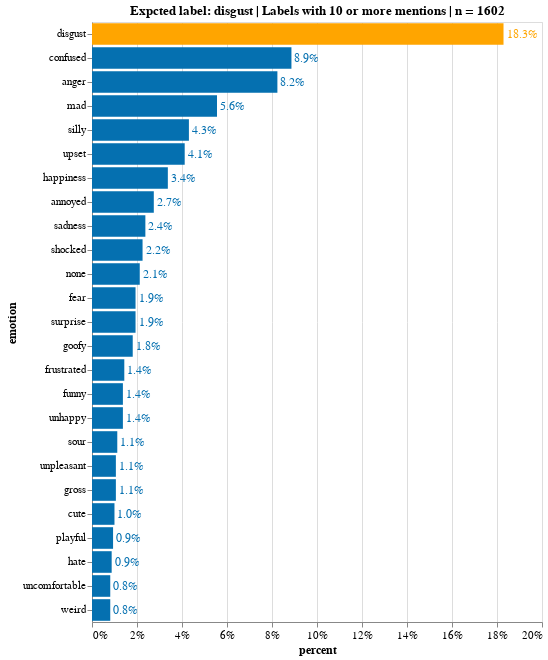

The code cell stored with this chart in its notebook:
### Markdown cell above
### Disgust

### Code cell
emotion = 'disgust'

df_emotion = emotion_df_formated(df_emo_answers, emotion) # subset 'emotion' rows
df_emotion_ans = df_emotion.drop(['photo_id', 'ethnicity', 'sex','age', 'label', 'url', 'photoId'], axis=1)
df_stack_emotion = formating_words(df_emotion_ans) # clean up
df_stack_emotion = manual_spell_check(df_stack_emotion)
df_stack_emotion = grouping(df_stack_emotion, syns)
df_stack_emotion = grouping(df_stack_emotion, hyps)

df_stack_emotion.replace({'scared': 'fear'}, inplace=True)

source = count_freq_labels(df_stack_emotion,X='stacked', col='emotion')
source_10 = source[source['counts'] > 10]

title = 'Expcted label: '+ emotion + ' | Labels with 10 or more mentions | n = '+ source['counts'].sum().astype(str)
X, Y = 'percent:Q', 'emotion:N'
w, h= 450, 600
txs, ls, ts = 12, 11, 12


chart_disgust = simple_per_bar(
    source_10, title=title, X=X, Y=Y, \
    width=w, height=h, emotion=emotion, \
    text_size = txs, label_size = ls, title_size=ts)
chart_disgust.display(renderer='svg')

### Figure 1 — Vega-Lite specification as saved in the notebook (floating-point values rounded to 4 significant figures)
{"config": {"view": {"continuousWidth": 400, "continuousHeight": 300}, "axis": {"labelFontSize": 11, "titleFontSize": 12}}, "layer": [{"mark": "bar", "encoding": {"color": {"condition": {"value": "orange", "test": "(datum.emotion === 'disgust')"}, "value": "#0570b0"}, "x": {"type": "quantitative", "axis": {"format": ".0%"}, "field": "percent"}, "y": {"type": "nominal", "field": "emotion", "sort": "-x"}}, "title": "Expcted label: disgust | Labels with 10 or more mentions | n = 1602"}, {"mark": {"type": "text", "align": "left", "baseline": "middle", "dx": 3, "fontSize": 12}, "encoding": {"color": {"condition": {"value": "orange", "test": "(datum.emotion === 'disgust')"}, "value": "#0570b0"}, "text": {"type": "quantitative", "field": "percent", "format": ".1%"}, "x": {"type": "quantitative", "axis": {"format": ".0%"}, "field": "percent"}, "y": {"type": "nominal", "field": "emotion", "sort": "-x"}}, "title": "Expcted label: disgust | Labels with 10 or more mentions | n = 1602"}], "data": {"name": "data-a235dd52868334950353a0f3f06864be"}, "height": 600, "width": 450, "$schema": "https://vega.github.io/schema/vega-lite/v4.8.1.json", "datasets": {"data-a235dd52868334950353a0f3f06864be": [{"counts": 293, "emotion": "disgust", "percent": 0.1829}, {"counts": 142, "emotion": "confused", "percent": 0.08864}, {"counts": 132, "emotion": "anger", "percent": 0.0824}, {"counts": 89, "emotion": "mad", "percent": 0.05556}, {"counts": 69, "emotion": "silly", "percent": 0.04307}, {"counts": 66, "emotion": "upset", "percent": 0.0412}, {"counts": 54, "emotion": "happiness", "percent": 0.03371}, {"counts": 44, "emotion": "annoyed", "percent": 0.02747}, {"counts": 38, "emotion": "sadness", "percent": 0.02372}, {"counts": 36, "emotion": "shocked", "percent": 0.02247}, {"counts": 34, "emotion": "none", "percent": 0.02122}, {"counts": 31, "emotion": "fear", "percent": 0.01935}, {"counts": 31, "emotion": "surprise", "percent": 0.01935}, {"counts": 29, "emotion": "goofy", "percent": 0.0181}, {"counts": 23, "emotion": "frustrated", "percent": 0.01436}, {"counts": 22, "emotion": "funny", "percent": 0.01373}, {"counts": 22, "emotion": "unhappy", "percent": 0.01373}, {"counts": 18, "emotion": "sour", "percent": 0.01124}, {"counts": 17, "emotion": "unpleasant", "percent": 0.01061}, {"counts": 17, "emotion": "gross", "percent": 0.01061}, {"counts": 16, "emotion": "cute", "percent": 0.009988}, {"counts": 15, "emotion": "playful", "percent": 0.009363}, {"counts": 14, "emotion": "hate", "percent": 0.008739}, {"counts": 13, "emotion": "uncomfortable", "percent": 0.008115}, {"counts": 13, "emotion": "weird", "percent": 0.008115}]}}
